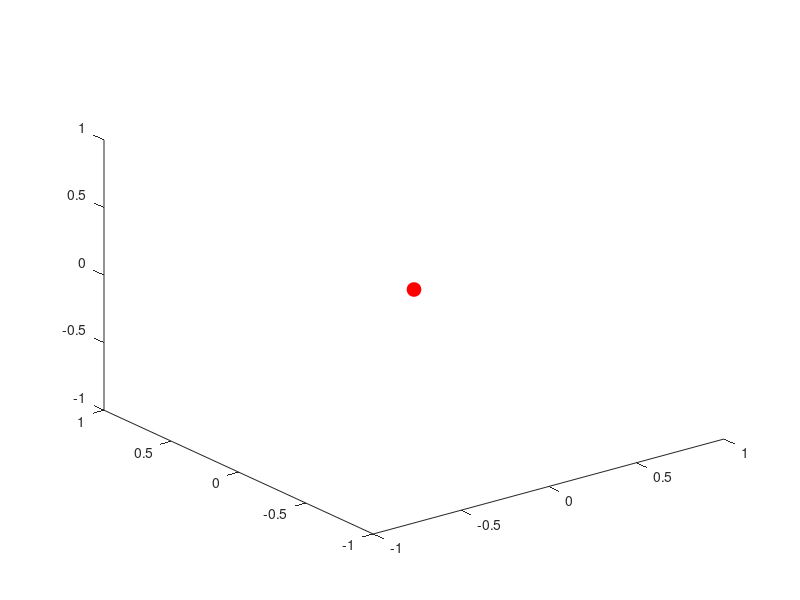
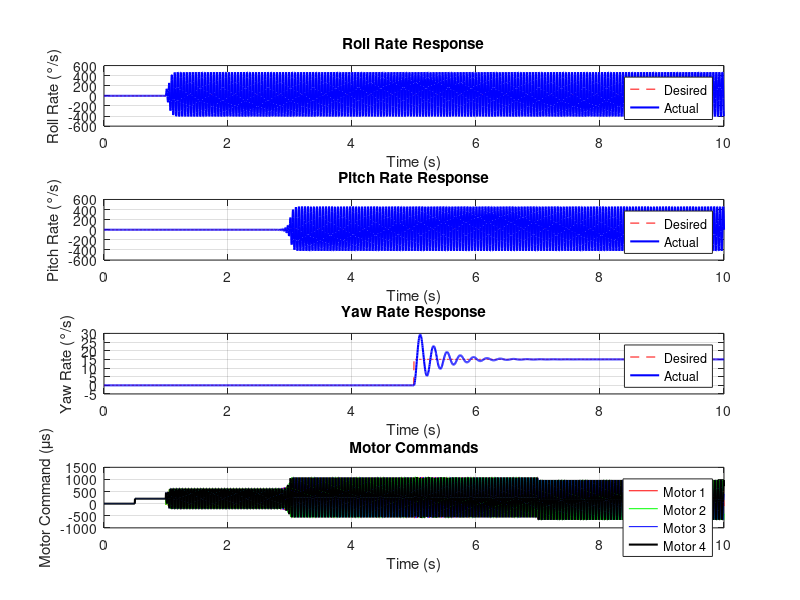
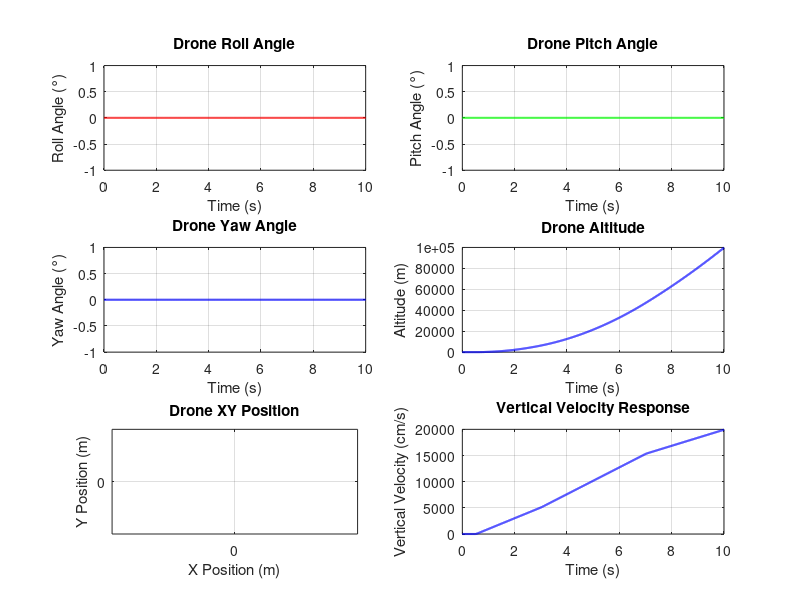

These charts were generated, in order, by the following MATLAB code: (Note: this script raises an error after producing the figures.)
%% Drone Linear Flight Simulation
% This simulation models the drone dynamics based on the Carbon Aeronautics Quadcopter Manual
% It implements a linear model that can be used to tune a 3D simulation in Simulink

%% Parameters and Constants
% Simulation time parameters
Ts = 0.004;                % Sample time (250 Hz control loop as per p.96)
sim_time = 10;             % Simulation time in seconds
t = 0:Ts:sim_time;         % Time vector
N = length(t);             % Number of samples

% Drone physical parameters
mass = 0.250;              % Drone mass in kg (p.201)
motor_distance_x = 0.08;   % Distance from center to motor in x direction in m (p.201)
motor_distance_y = 0.05;   % Distance from center to motor in y direction in m (p.201)
motor_mass = 0.008;        % Mass of each motor in kg (p.203)
esc_mass = 0.007;          % Mass of each ESC in kg (p.203)

% Visualization parameters
vis_scale = 0.1;           % Scale factor for visualization (meters per pixel)
window_size = 800;         % Window size in pixels
drone_size = 10;           % Size of the drone dot in pixels

% Moment of inertia calculations - based on p.203
Ix = 4 * motor_mass * motor_distance_x^2 + 4 * esc_mass * (motor_distance_x/2)^2;
Iy = 4 * motor_mass * motor_distance_y^2 + 4 * esc_mass * (motor_distance_y/2)^2;
Iz = 4 * motor_mass * (motor_distance_x^2 + motor_distance_y^2) + ...
     4 * esc_mass * ((motor_distance_x/2)^2 + (motor_distance_y/2)^2);

% Motor and thrust parameters
thrust_coeff = 160;        % Thrust coefficient (g per throttle) from p.191
kV_rating = 5000;          % Motor kV rating (p.195)
motor_tau = 0.03;          % Motor time constant in seconds (p.196)

% PID controller parameters for rate mode - from p.94
P_RateRoll = 0.6; I_RateRoll = 3.5; D_RateRoll = 0.03;
P_RatePitch = 0.6; I_RatePitch = 3.5; D_RatePitch = 0.03;
P_RateYaw = 2; I_RateYaw = 12; D_RateYaw = 0;

% Sensor parameters
sensor_cutoff = 2 * pi * 10; % 10 Hz low-pass filter cutoff frequency (p.198)

% System dynamics transfer functions - based on p.203-209
% Roll and pitch dynamics: 115/s
% Yaw dynamics: 4.8/s
% Vertical velocity dynamics: 2.5/s
roll_dynamics_num = 115;
roll_dynamics_den = [1 0];
pitch_dynamics_num = 115;
pitch_dynamics_den = [1 0];
yaw_dynamics_num = 4.8;
yaw_dynamics_den = [1 0];
vertical_dynamics_num = 2.5;
vertical_dynamics_den = [1 0];

% Motor dynamics transfer function: 1/(0.03s + 1)
motor_dynamics_num = 1;
motor_dynamics_den = [motor_tau 1];

% Sensor dynamics transfer function: (2*pi*10)/(s + 2*pi*10)
sensor_dynamics_num = sensor_cutoff;
sensor_dynamics_den = [1 sensor_cutoff];

%% Input Signals
% Initialize input signals (commands)
input_roll = zeros(N, 1);
input_pitch = zeros(N, 1);
input_yaw = zeros(N, 1);
input_throttle = zeros(N, 1);

% Create test input signals
% Step input for roll at t=1s
roll_step_idx = round(1/Ts) + 1;
input_roll(roll_step_idx:end) = 30;  % 30 degrees/s desired roll rate

% Step input for pitch at t=3s
pitch_step_idx = round(3/Ts) + 1;
input_pitch(pitch_step_idx:end) = 20;  % 20 degrees/s desired pitch rate

% Step input for yaw at t=5s
yaw_step_idx = round(5/Ts) + 1;
input_yaw(yaw_step_idx:end) = 15;  % 15 degrees/s desired yaw rate

% Throttle input changes to produce different altitude levels:
% For 0.5s<=t<3s: low level, 3s<=t<7s: climb, t>=7s: descend
throttle_step_idx1 = round(0.5/Ts) + 1;
throttle_step_idx2 = round(3/Ts) + 1;
throttle_step_idx3 = round(7/Ts) + 1;
input_throttle(throttle_step_idx1:throttle_step_idx2-1) = 200;  % low level
input_throttle(throttle_step_idx2:throttle_step_idx3-1) = 250;  % climb to high level
input_throttle(throttle_step_idx3:end) = 150;  % descend to lower level

%% Create System Models
% Create transfer functions
roll_dynamics_tf = tf(roll_dynamics_num, roll_dynamics_den);
pitch_dynamics_tf = tf(pitch_dynamics_num, pitch_dynamics_den);
yaw_dynamics_tf = tf(yaw_dynamics_num, yaw_dynamics_den);
vertical_dynamics_tf = tf(vertical_dynamics_num, vertical_dynamics_den);
motor_dynamics_tf = tf(motor_dynamics_num, motor_dynamics_den);
sensor_dynamics_tf = tf(sensor_dynamics_num, sensor_dynamics_den);

% Create discrete-time models for simulation
roll_dynamics_d = c2d(roll_dynamics_tf, Ts, 'zoh');
pitch_dynamics_d = c2d(pitch_dynamics_tf, Ts, 'zoh');
yaw_dynamics_d = c2d(yaw_dynamics_tf, Ts, 'zoh');
vertical_dynamics_d = c2d(vertical_dynamics_tf, Ts, 'zoh');
motor_dynamics_d = c2d(motor_dynamics_tf, Ts, 'zoh');
sensor_dynamics_d = c2d(sensor_dynamics_tf, Ts, 'zoh');

%% PID Controller Implementation
% Initialize controller variables
error_rate_roll = zeros(N, 1);
error_rate_pitch = zeros(N, 1);
error_rate_yaw = zeros(N, 1);

prev_error_rate_roll = 0;
prev_error_rate_pitch = 0;
prev_error_rate_yaw = 0;

prev_iterm_rate_roll = 0;
prev_iterm_rate_pitch = 0;
prev_iterm_rate_yaw = 0;

motor_input_roll = zeros(N, 1);
motor_input_pitch = zeros(N, 1);
motor_input_yaw = zeros(N, 1);
motor_input_throttle = zeros(N, 1);

% Initialize state variables
rate_roll_actual = zeros(N, 1);
rate_pitch_actual = zeros(N, 1);
rate_yaw_actual = zeros(N, 1);
vertical_velocity = zeros(N, 1);

rate_roll_measured = zeros(N, 1);
rate_pitch_measured = zeros(N, 1);
rate_yaw_measured = zeros(N, 1);

% Initialize motor outputs
motor_output1 = zeros(N, 1);
motor_output2 = zeros(N, 1);
motor_output3 = zeros(N, 1);
motor_output4 = zeros(N, 1);

% PID controller function (based on p.99)
function [output, error, iterm] = pid_controller(error, prev_error, prev_iterm, P, I, D, Ts)
    % Calculate P term
    pterm = P * error;
    
    % Calculate I term with anti-windup
    iterm = prev_iterm + I * (error + prev_error) * Ts / 2;
    if iterm > 400
        iterm = 400;
    elseif iterm < -400
        iterm = -400;
    end
    
    % Calculate D term
    dterm = D * (error - prev_error) / Ts;
    
    % Calculate PID output with saturation
    output = pterm + iterm + dterm;
    if output > 400
        output = 400;
    elseif output < -400
        output = -400;
    end
end

%% Setup visualization
% Create figure for 3D visualization
vis_fig = figure('Name', 'Drone Flight Visualization', 'Position', [100, 100, window_size, window_size]);
ax = axes('XLim', [-window_size/2*vis_scale, window_size/2*vis_scale], ...
          'YLim', [-window_size/2*vis_scale, window_size/2*vis_scale], ...
          'ZLim', [0, window_size*vis_scale]);
grid on;
xlabel('X (m)');
ylabel('Y (m)');
zlabel('Z (m)');
title('Drone Flight Path');
view(45, 30);  % Set the view angle

% Create the drone marker
drone_marker = plot3(0, 0, 0, 'ro', 'MarkerSize', drone_size, 'MarkerFaceColor', 'r');
hold on;

% Create a line to show the drone's path
path_line = plot3(0, 0, 0, 'b-', 'LineWidth', 1.5);

% Create velocity vector visualization
vel_x_line = quiver3(0, 0, 0, 0, 0, 0, 'r', 'LineWidth', 1.5);
vel_y_line = quiver3(0, 0, 0, 0, 0, 0, 'g', 'LineWidth', 1.5);
vel_z_line = quiver3(0, 0, 0, 0, 0, 0, 'b', 'LineWidth', 1.5);

% Create text annotation for drone state
drone_info = text(0, 0, 0, '', 'FontSize', 10);

% Initialize a struct to hold the animation frames if needed
frames = struct('cdata', [], 'colormap', []);

%% Initialize drone orientation and position variables
drone_roll_angle = zeros(N, 1);
drone_pitch_angle = zeros(N, 1);
drone_yaw_angle = zeros(N, 1);
drone_x = zeros(N, 1);
drone_y = zeros(N, 1);
drone_z = zeros(N, 1);

%% Simulation Loop
for k = 2:N
    % Get measured rotation rates (from previous actual values through sensor dynamics)
    % Using state-space equations directly instead of lsim for single-step simulation
    % For a first-order low-pass filter (2*pi*10)/(s + 2*pi*10)
    % Apply the filter: y(k) = a*y(k-1) + b*u(k-1) where
    % a = exp(-2*pi*10*Ts), b = 1-a
    a = exp(-sensor_cutoff * Ts);
    b = 1 - a;
    rate_roll_measured(k) = a * rate_roll_measured(k-1) + b * rate_roll_actual(k-1);
    rate_pitch_measured(k) = a * rate_pitch_measured(k-1) + b * rate_pitch_actual(k-1);
    rate_yaw_measured(k) = a * rate_yaw_measured(k-1) + b * rate_yaw_actual(k-1);
    
    % Calculate errors
    error_rate_roll(k) = input_roll(k) - rate_roll_measured(k);
    error_rate_pitch(k) = input_pitch(k) - rate_pitch_measured(k);
    error_rate_yaw(k) = input_yaw(k) - rate_yaw_measured(k);
    
    % Execute PID controllers
    [motor_input_roll(k), error_out_roll, iterm_roll] = pid_controller(error_rate_roll(k), prev_error_rate_roll, prev_iterm_rate_roll, P_RateRoll, I_RateRoll, D_RateRoll, Ts);
    [motor_input_pitch(k), error_out_pitch, iterm_pitch] = pid_controller(error_rate_pitch(k), prev_error_rate_pitch, prev_iterm_rate_pitch, P_RatePitch, I_RatePitch, D_RatePitch, Ts);
    [motor_input_yaw(k), error_out_yaw, iterm_yaw] = pid_controller(error_rate_yaw(k), prev_error_rate_yaw, prev_iterm_rate_yaw, P_RateYaw, I_RateYaw, D_RateYaw, Ts);
    
    % Update PID memory
    prev_error_rate_roll = error_out_roll;
    prev_error_rate_pitch = error_out_pitch;
    prev_error_rate_yaw = error_out_yaw;
    
    prev_iterm_rate_roll = iterm_roll;
    prev_iterm_rate_pitch = iterm_pitch;
    prev_iterm_rate_yaw = iterm_yaw;
    
    % Process throttle command
    motor_input_throttle(k) = input_throttle(k);
    
    % Calculate individual motor commands (based on p.103)
    motor_output1(k) = 1.024 * (motor_input_throttle(k) - motor_input_roll(k) - motor_input_pitch(k) - motor_input_yaw(k));
    motor_output2(k) = 1.024 * (motor_input_throttle(k) - motor_input_roll(k) + motor_input_pitch(k) + motor_input_yaw(k));
    motor_output3(k) = 1.024 * (motor_input_throttle(k) + motor_input_roll(k) + motor_input_pitch(k) - motor_input_yaw(k));
    motor_output4(k) = 1.024 * (motor_input_throttle(k) + motor_input_roll(k) - motor_input_pitch(k) + motor_input_yaw(k));
    
    % Apply motor dynamics (first-order system with time constant motor_tau)
    % y(k) = a*y(k-1) + b*u(k-1)
    a_motor = exp(-Ts/motor_tau);
    b_motor = 1 - a_motor;
    
    % Calculate motor outputs with dynamics
    % Initialize motor thrusts if they don't exist
    if ~exist('motor1_thrust', 'var') || isempty(motor1_thrust)
        motor1_thrust = 0;
    end
    if ~exist('motor2_thrust', 'var') || isempty(motor2_thrust)
        motor2_thrust = 0;
    end
    if ~exist('motor3_thrust', 'var') || isempty(motor3_thrust)
        motor3_thrust = 0;
    end
    if ~exist('motor4_thrust', 'var') || isempty(motor4_thrust)
        motor4_thrust = 0;
    end
    
    % Apply first-order dynamics
    motor1_thrust = a_motor * motor1_thrust + b_motor * motor_output1(k-1);
    motor2_thrust = a_motor * motor2_thrust + b_motor * motor_output2(k-1);
    motor3_thrust = a_motor * motor3_thrust + b_motor * motor_output3(k-1);
    motor4_thrust = a_motor * motor4_thrust + b_motor * motor_output4(k-1);
    
    % Apply quadcopter dynamics to calculate actual rotation rates
    roll_input = motor3_thrust + motor4_thrust - motor1_thrust - motor2_thrust;
    pitch_input = motor2_thrust + motor3_thrust - motor1_thrust - motor4_thrust;
    yaw_input = motor2_thrust + motor4_thrust - motor1_thrust - motor3_thrust;
    thrust_input = motor1_thrust + motor2_thrust + motor3_thrust + motor4_thrust;
    
    % For integrator systems (e.g., 115/s), the discrete update is:
    % y(k) = y(k-1) + Ts*gain*u(k-1)
    rate_roll_actual(k) = rate_roll_actual(k-1) + Ts * roll_dynamics_num * roll_input;
    rate_pitch_actual(k) = rate_pitch_actual(k-1) + Ts * pitch_dynamics_num * pitch_input;
    rate_yaw_actual(k) = rate_yaw_actual(k-1) + Ts * yaw_dynamics_num * yaw_input;
    vertical_velocity(k) = vertical_velocity(k-1) + Ts * vertical_dynamics_num * thrust_input;
    
    % Update drone altitude based on vertical velocity
    drone_z(k) = drone_z(k-1) + Ts * vertical_velocity(k-1);
end

%% Additional Results Visualization
figure('Name', 'Simulation Results', 'Position', [100, 100, 800, 600]);

% Plot Roll Rate Response
subplot(4, 1, 1);
plot(t, input_roll, 'r--', t, rate_roll_actual, 'b-', 'LineWidth', 1.5);
grid on;
xlabel('Time (s)');
ylabel('Roll Rate (°/s)');
legend('Desired', 'Actual');
title('Roll Rate Response');

% Plot Pitch Rate Response
subplot(4, 1, 2);
plot(t, input_pitch, 'r--', t, rate_pitch_actual, 'b-', 'LineWidth', 1.5);
grid on;
xlabel('Time (s)');
ylabel('Pitch Rate (°/s)');
legend('Desired', 'Actual');
title('Pitch Rate Response');

% Plot Yaw Rate Response
subplot(4, 1, 3);
plot(t, input_yaw, 'r--', t, rate_yaw_actual, 'b-', 'LineWidth', 1.5);
grid on;
xlabel('Time (s)');
ylabel('Yaw Rate (°/s)');
legend('Desired', 'Actual');
title('Yaw Rate Response');

% Plot Motor Commands
subplot(4, 1, 4);
plot(t, motor_output1, 'r-', t, motor_output2, 'g-', t, motor_output3, 'b-', t, motor_output4, 'k-', 'LineWidth', 1.5);
grid on;
xlabel('Time (s)');
ylabel('Motor Command (μs)');
legend('Motor 1', 'Motor 2', 'Motor 3', 'Motor 4');
title('Motor Commands');

% Figure for drone angles and position
figure('Name', 'Drone Orientation and Position', 'Position', [900, 100, 800, 600]);

% Plot drone angles
subplot(3, 2, 1);
plot(t, drone_roll_angle, 'r-', 'LineWidth', 1.5);
grid on;
xlabel('Time (s)');
ylabel('Roll Angle (°)');
title('Drone Roll Angle');

subplot(3, 2, 2);
plot(t, drone_pitch_angle, 'g-', 'LineWidth', 1.5);
grid on;
xlabel('Time (s)');
ylabel('Pitch Angle (°)');
title('Drone Pitch Angle');

subplot(3, 2, 3);
plot(t, drone_yaw_angle, 'b-', 'LineWidth', 1.5);
grid on;
xlabel('Time (s)');
ylabel('Yaw Angle (°)');
title('Drone Yaw Angle');

% Plot drone position
subplot(3, 2, 4);
plot(t, drone_z, 'b-', 'LineWidth', 1.5);
grid on;
xlabel('Time (s)');
ylabel('Altitude (m)');
title('Drone Altitude');

subplot(3, 2, 5);
plot(drone_x, drone_y, 'k-', 'LineWidth', 1.5);
grid on;
xlabel('X Position (m)');
ylabel('Y Position (m)');
title('Drone XY Position');
axis equal;

% Plot vertical velocity
subplot(3, 2, 6);
plot(t, vertical_velocity, 'b-', 'LineWidth', 1.5);
grid on;
xlabel('Time (s)');
ylabel('Vertical Velocity (cm/s)');
title('Vertical Velocity Response');

% Save animation to video file if desired
% Uncomment the following lines to save the animation
if exist('frames', 'var') && ~isempty(frames)
    v = VideoWriter('drone_flight.avi');
    v.FrameRate = 20;
    open(v);
    for i = 1:length(frames)
        if ~isempty(frames(i).cdata)
            writeVideo(v, frames(i));
        end
    end
    close(v);
    disp('Animation saved to drone_flight.avi');
end

disp('Simulation completed successfully!');